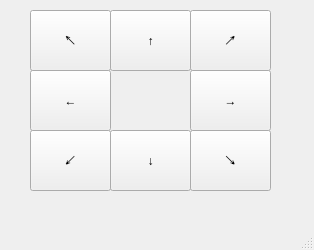
<?xml version="1.0" encoding="UTF-8"?>
<ui version="4.0">
 <class>MainWindow</class>
 <widget class="QMainWindow" name="MainWindow">
  <property name="geometry">
   <rect>
    <x>0</x>
    <y>0</y>
    <width>314</width>
    <height>250</height>
   </rect>
  </property>
  <property name="windowTitle">
   <string>MainWindow</string>
  </property>
  <widget class="QWidget" name="centralwidget">
   <widget class="QPushButton" name="pushButton">
    <property name="geometry">
     <rect>
      <x>110</x>
      <y>10</y>
      <width>81</width>
      <height>61</height>
     </rect>
    </property>
    <property name="text">
     <string>↑</string>
    </property>
   </widget>
   <widget class="QPushButton" name="pushButton_2">
    <property name="geometry">
     <rect>
      <x>110</x>
      <y>130</y>
      <width>81</width>
      <height>61</height>
     </rect>
    </property>
    <property name="text">
     <string>↓</string>
    </property>
   </widget>
   <widget class="QPushButton" name="pushButton_3">
    <property name="geometry">
     <rect>
      <x>30</x>
      <y>70</y>
      <width>81</width>
      <height>61</height>
     </rect>
    </property>
    <property name="text">
     <string>←</string>
    </property>
   </widget>
   <widget class="QPushButton" name="pushButton_4">
    <property name="geometry">
     <rect>
      <x>190</x>
      <y>70</y>
      <width>81</width>
      <height>61</height>
     </rect>
    </property>
    <property name="text">
     <string>→</string>
    </property>
   </widget>
   <widget class="QPushButton" name="pushButton_5">
    <property name="geometry">
     <rect>
      <x>30</x>
      <y>10</y>
      <width>81</width>
      <height>61</height>
     </rect>
    </property>
    <property name="text">
     <string>↖</string>
    </property>
   </widget>
   <widget class="QPushButton" name="pushButton_6">
    <property name="geometry">
     <rect>
      <x>190</x>
      <y>10</y>
      <width>81</width>
      <height>61</height>
     </rect>
    </property>
    <property name="text">
     <string>↗</string>
    </property>
   </widget>
   <widget class="QPushButton" name="pushButton_7">
    <property name="geometry">
     <rect>
      <x>30</x>
      <y>130</y>
      <width>81</width>
      <height>61</height>
     </rect>
    </property>
    <property name="text">
     <string>↙</string>
    </property>
   </widget>
   <widget class="QPushButton" name="pushButton_8">
    <property name="geometry">
     <rect>
      <x>190</x>
      <y>130</y>
      <width>81</width>
      <height>61</height>
     </rect>
    </property>
    <property name="text">
     <string>↘</string>
    </property>
   </widget>
  </widget>
  <widget class="QMenuBar" name="menubar">
   <property name="geometry">
    <rect>
     <x>0</x>
     <y>0</y>
     <width>314</width>
     <height>26</height>
    </rect>
   </property>
  </widget>
  <widget class="QStatusBar" name="statusbar"/>
 </widget>
 <resources/>
 <connections/>
</ui>
